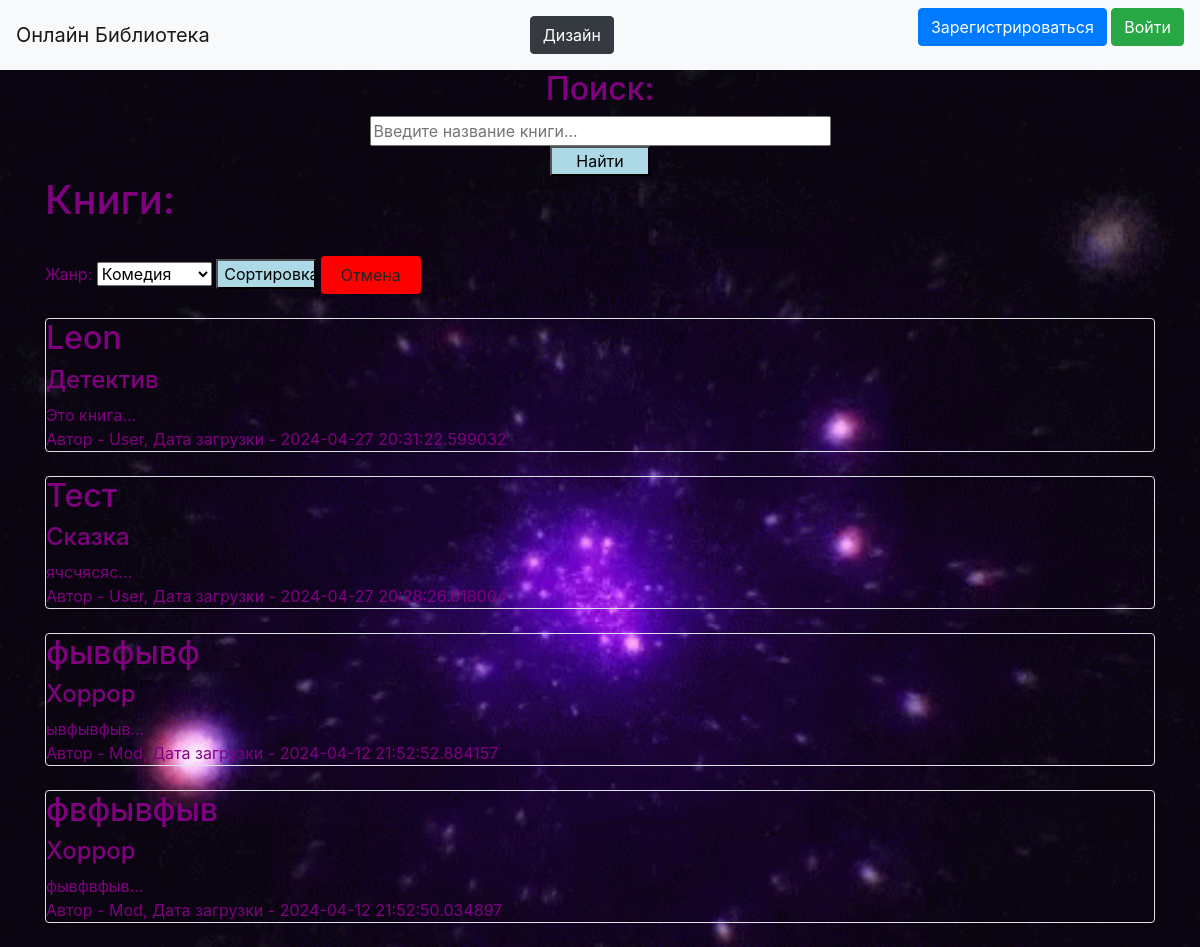
Before: / with the older database file.
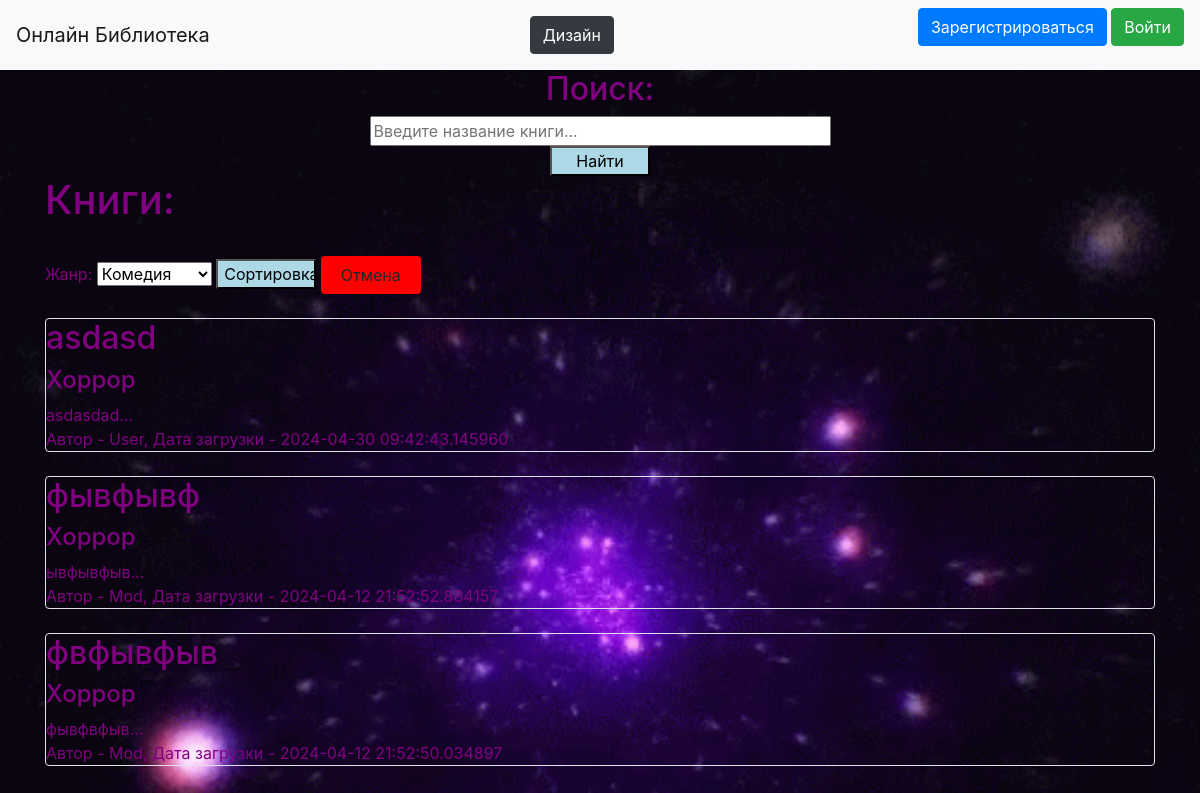
After: the same page with the newer database file.
### data/books.py (models this page shows, shortened)
class Books(SqlAlchemyBase):
    __tablename__ = 'books'
    id = sqlalchemy.Column(sqlalchemy.Integer,
                           primary_key=True, autoincrement=True)
    name = sqlalchemy.Column(sqlalchemy.String, nullable=False)
    description = sqlalchemy.Column(sqlalchemy.String, nullable=True)
    main_genre = sqlalchemy.Column(sqlalchemy.String, nullable=False)
    created_date = sqlalchemy.Column(sqlalchemy.DateTime,
                                     default=datetime.datetime.now)
    under_moderation = sqlalchemy.Column(sqlalchemy.Boolean, default=True)
    user_id = sqlalchemy.Column(sqlalchemy.Integer, sqlalchemy.ForeignKey("users.id"))
    user = orm.relationship('User', lazy='subquery')

### data/users.py (models this page shows, shortened)
class User(SqlAlchemyBase, UserMixin):
    __tablename__ = 'users'
    id = sqlalchemy.Column(sqlalchemy.Integer,
                           primary_key=True, autoincrement=True)
    name = sqlalchemy.Column(sqlalchemy.String, nullable=True)
    about = sqlalchemy.Column(sqlalchemy.String, nullable=True)
    email = sqlalchemy.Column(sqlalchemy.String,
                              index=True, unique=True, nullable=True)
    hashed_password = sqlalchemy.Column(sqlalchemy.String, nullable=True)
    created_date = sqlalchemy.Column(sqlalchemy.DateTime,
                                     default=datetime.datetime.now)
    moderator = sqlalchemy.Column(sqlalchemy.Boolean, nullable=False, default=False)
    verified = sqlalchemy.Column(sqlalchemy.Boolean, nullable=False, default=False)
    banned = sqlalchemy.Column(sqlalchemy.Boolean, nullable=False, default=False)
    ban_reason = sqlalchemy.Column(sqlalchemy.String, nullable=True, default=None)
    books = orm.relationship("Books", back_populates='user', lazy='subquery')

### main.py (the view)
@app.route("/")  # Главное меню сайта - каталог книг
def index():
    if maintenance:
        return render_template('maintenance.html', reason=reason)
    db_sess = db_session.create_session()
    mod = False
    try:
        check = db_sess.query(User).filter(User.id == current_user.id).first()
        if check.banned == True:
            db_sess.expunge_all()
            db_sess.close()
            return render_template("ban_page.html", reason=check.ban_reason)
    except AttributeError:
        pass
    if current_user.is_authenticated:
        if current_user.moderator:
            mod = True
            books = db_sess.query(Books).order_by(Books.id.desc())  # Если пользователь - модератор, показать все книги
        else:
            books = db_sess.query(Books).order_by(Books.id.desc()).filter(
                (Books.user == current_user) | (Books.under_moderation != True))  # Иначе - только определённые
    else:
        books = db_sess.query(Books).filter(Books.under_moderation != True).order_by(Books.id.desc())
    db_sess.expunge_all()
    db_sess.close()
    return render_template("index.html", books=books, mod=mod)

### data/db_session.py (called while the page is built)
def create_session() -> Session:
    global __factory
    return __factory()

### templates/index.html (shortened to what this page needs)
{% extends "base.html" %}
{% block content %}
<center><h2>Поиск:</h2></center>
<form action="/find" method="POST">
    <center><input type="text" name="query" placeholder="Введите название книги..." size="40"></center>
    <center><button type="submit" style="width: 100px;background-color: lightblue;">Найти</button></center>
</form>
<h1>Книги:</h1>
<br>
<form action="/sort" method="POST">
    <label for="genres">Жанр:</label>
    <select name="genres" id="genres">
        <option value="Комедия">Комедия</option>
    </select>
<button type="submit" style="width: 100px;background-color: lightblue;">Сортировка</button>
    <a href="/" style="height=50;width: 100px;background-color: red;" class="btn">Отмена</a>
</form>
<br>
{% for item in books%}
<div class="col-md6 border rounded">
    <h2>{{item.name}}</h2>
    <h4>{{item.main_genre}}</h4>
    <div>
        {{item.description[:50]}}...
    </div>
    <div>
        Автор - {{item.user.name}}, Дата загрузки - {{item.created_date}}
    </div>
</div>
<br>
{% endfor %}
{% endblock %}

### templates/base.html (shortened to what this page needs)
<!doctype html>
<html lang="en">
<head>
    <link rel="stylesheet"
          href="https://stackpath.bootstrapcdn.com/bootstrap/4.4.1/css/bootstrap.min.css"
>
    {% if not 'disable_css' in session %}
    <link rel="stylesheet" type="text/css" href="{{ url_for('static', filename='css/text.css') }}">
    {% endif %}
</head>
<body>
<header>
    <nav class="navbar navbar-light bg-light">
        <a class="navbar-brand" href="/">Онлайн Библиотека</a>
        <a href="/disable-css" class="btn btn-dark">Дизайн</a>
        {% if current_user.is_authenticated %}
        {% if mod and current_user.email != 'leon134134@yandex.ru': %}
        <a class="navbar-brand" href="/logout">{{ current_user.name }} (МОДЕР.)</a>
        {% elif current_user.email == "leon134134@yandex.ru" %}
        <a class="navbar-brand" href="/logout">{{ current_user.name }} (АДМИН.)</a>
        {% else %}
        <a class="navbar-brand" href="/logout">{{ current_user.name }}</a>
        {% endif %}
        {% else %}
        <p>
            <a class="btn btn-primary " href="/register">Зарегистрироваться</a>
            <a class="btn btn-success" href="/login">Войти</a>
        </p>
        {% endif %}
    </nav>
</header>
<main role="main" class="container">
    {% block content %}{% endblock %}
</main>
</body>
</html>

### static/css/text.css (style rules this page uses)
h1 { color: purple; }
h2 { color: purple; }
h4 { color: purple; }
div { color: purple; }
label { color: purple; }
body { color: purple; }

Changed rows visible on the page:
removed Books: name "Leon", main_genre "Детектив", description "Это книга", user.name "User", created_date "2024-04-27 20:31:22.599032"
removed Books: name "Тест", main_genre "Сказка", description "ячсчясяс", user.name "User", created_date "2024-04-27 20:28:26.618004"
added Books: name "asdasd", main_genre "Хоррор", description "asdasdad", user.name "User", created_date "2024-04-30 09:42:43.145960"
